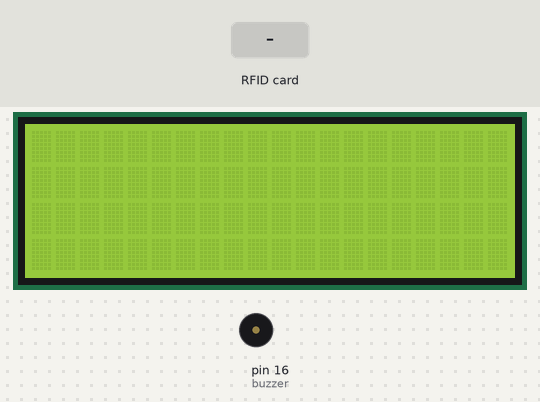
This program was run on a simulated Raspberry Pi (header pin numbers). Parts: 20×4 character LCD, buzzer (waves = sounding, pin HIGH). Inputs (shaded band) come from the test bench. The RFID card's data blocks start empty; what the program prints to the terminal is not drawn.

Above: at 1.2 s.
1.3 s: RFID card 5E 7A 19 C4 held to the reader
At 2.3 s:
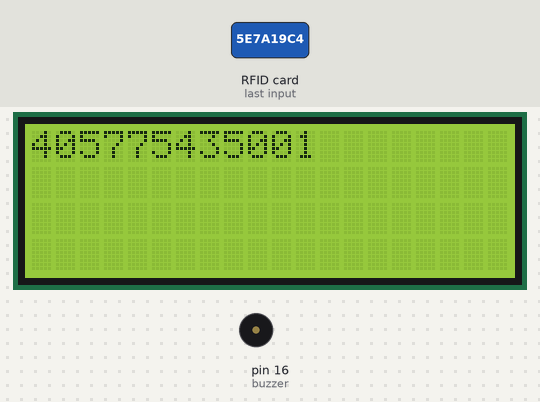
Timing chart, 0 to 4.3 s (numbered marks = the images above; inputs shaded):
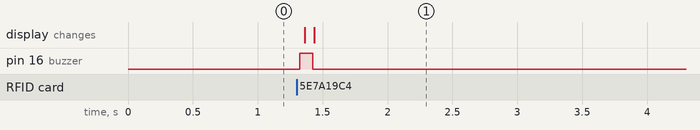

Measured:
- after the input at 1.3 s, pin 16 (buzzer): LOW → HIGH at once, → LOW 0.10 s later; the display: first changes after 0.06 s (image 1 shows a later state)

The program:

Read_Bee_LCD.py
```python
# https://pypi.org/project/mfrc522/
from time import sleep
from gpiozero import Buzzer
from RPi import GPIO
from mfrc522 import SimpleMFRC522
from RPLCD.i2c import CharLCD

reader = SimpleMFRC522()
GPIO.setwarnings(False)
buzzer = Buzzer(16)
lcd = CharLCD(i2c_expander='PCF8574', address=0x27)

try:
    lcd.clear()
    while True:
        print("Hold a tag near the reader")
        id, text = reader.read()

        # https://gpiozero.readthedocs.io/en/stable/api_output.html
        # beep(on_time=1, off_time=1, n=None, background=True)
        buzzer.beep(0.1, 0.1, 1)
        print("ID: %s\nText: %s" % (id, text))
        lcd.clear()
        lcd.cursor_pos = (0, 0)
        lcd.write_string("{x}".format(x=id))
        lcd.cursor_pos = (1, 0)
        lcd.write_string("{x}".format(x=text))
        sleep(1)
except KeyboardInterrupt:
    GPIO.cleanup()
    raise
```
